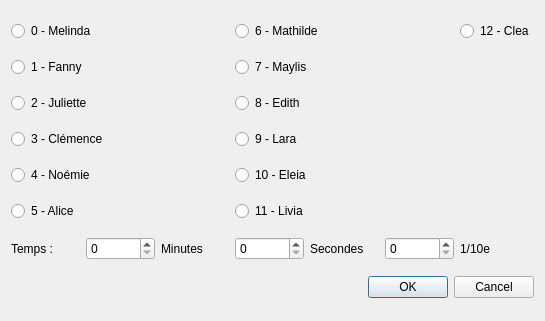
<?xml version="1.0" encoding="UTF-8"?>
<ui version="4.0">
 <class>lightEventUi</class>
 <widget class="QDialog" name="lightEventUi">
  <property name="geometry">
   <rect>
    <x>0</x>
    <y>0</y>
    <width>545</width>
    <height>321</height>
   </rect>
  </property>
  <property name="windowTitle">
   <string>Dialog</string>
  </property>
  <layout class="QGridLayout" name="gridLayout">
   <item row="6" column="0">
    <widget class="QLabel" name="label">
     <property name="text">
      <string>Temps : </string>
     </property>
    </widget>
   </item>
   <item row="6" column="1">
    <widget class="QSpinBox" name="spMinutes">
     <property name="maximum">
      <number>60</number>
     </property>
    </widget>
   </item>
   <item row="6" column="2">
    <widget class="QLabel" name="label_2">
     <property name="text">
      <string>Minutes</string>
     </property>
    </widget>
   </item>
   <item row="6" column="3">
    <widget class="QSpinBox" name="spSecondes">
     <property name="maximum">
      <number>60</number>
     </property>
    </widget>
   </item>
   <item row="6" column="4">
    <widget class="QLabel" name="label_3">
     <property name="text">
      <string>Secondes</string>
     </property>
    </widget>
   </item>
   <item row="6" column="5">
    <widget class="QSpinBox" name="spDixiemme">
     <property name="maximum">
      <number>100</number>
     </property>
    </widget>
   </item>
   <item row="6" column="6">
    <widget class="QLabel" name="label_4">
     <property name="text">
      <string>1/10e</string>
     </property>
    </widget>
   </item>
   <item row="7" column="0" colspan="7">
    <widget class="QDialogButtonBox" name="buttonBox">
     <property name="orientation">
      <enum>Qt::Horizontal</enum>
     </property>
     <property name="standardButtons">
      <set>QDialogButtonBox::Cancel|QDialogButtonBox::Ok</set>
     </property>
    </widget>
   </item>
   <item row="0" column="0" colspan="2">
    <widget class="QRadioButton" name="rdState00">
     <property name="text">
      <string>0 - Melinda</string>
     </property>
     <property name="autoExclusive">
      <bool>false</bool>
     </property>
    </widget>
   </item>
   <item row="1" column="0" colspan="2">
    <widget class="QRadioButton" name="rdState01">
     <property name="text">
      <string>1 - Fanny</string>
     </property>
     <property name="autoExclusive">
      <bool>false</bool>
     </property>
    </widget>
   </item>
   <item row="2" column="0" colspan="2">
    <widget class="QRadioButton" name="rdState02">
     <property name="text">
      <string>2 - Juliette</string>
     </property>
     <property name="autoExclusive">
      <bool>false</bool>
     </property>
    </widget>
   </item>
   <item row="3" column="0" colspan="2">
    <widget class="QRadioButton" name="rdState03">
     <property name="text">
      <string>3 - Clémence</string>
     </property>
     <property name="autoExclusive">
      <bool>false</bool>
     </property>
    </widget>
   </item>
   <item row="4" column="0" colspan="2">
    <widget class="QRadioButton" name="rdState04">
     <property name="text">
      <string>4 - Noémie</string>
     </property>
     <property name="autoExclusive">
      <bool>false</bool>
     </property>
    </widget>
   </item>
   <item row="5" column="0" colspan="2">
    <widget class="QRadioButton" name="rdState05">
     <property name="text">
      <string>5 - Alice</string>
     </property>
     <property name="autoExclusive">
      <bool>false</bool>
     </property>
    </widget>
   </item>
   <item row="0" column="3" colspan="2">
    <widget class="QRadioButton" name="rdState06">
     <property name="text">
      <string>6 - Mathilde</string>
     </property>
     <property name="autoExclusive">
      <bool>false</bool>
     </property>
    </widget>
   </item>
   <item row="1" column="3" colspan="2">
    <widget class="QRadioButton" name="rdState07">
     <property name="text">
      <string>7 - Maylis</string>
     </property>
     <property name="autoExclusive">
      <bool>false</bool>
     </property>
    </widget>
   </item>
   <item row="2" column="3" colspan="2">
    <widget class="QRadioButton" name="rdState08">
     <property name="text">
      <string>8 - Edith</string>
     </property>
     <property name="autoExclusive">
      <bool>false</bool>
     </property>
    </widget>
   </item>
   <item row="3" column="3" colspan="2">
    <widget class="QRadioButton" name="rdState09">
     <property name="text">
      <string>9 - Lara</string>
     </property>
     <property name="autoExclusive">
      <bool>false</bool>
     </property>
    </widget>
   </item>
   <item row="4" column="3" colspan="2">
    <widget class="QRadioButton" name="rdState10">
     <property name="text">
      <string>10 - Eleia</string>
     </property>
     <property name="autoExclusive">
      <bool>false</bool>
     </property>
    </widget>
   </item>
   <item row="5" column="3" colspan="2">
    <widget class="QRadioButton" name="rdState11">
     <property name="text">
      <string>11 - Livia</string>
     </property>
     <property name="autoExclusive">
      <bool>false</bool>
     </property>
    </widget>
   </item>
   <item row="0" column="6">
    <widget class="QRadioButton" name="rdState12">
     <property name="text">
      <string>12 - Clea</string>
     </property>
     <property name="autoExclusive">
      <bool>false</bool>
     </property>
    </widget>
   </item>
  </layout>
 </widget>
 <resources/>
 <connections>
  <connection>
   <sender>buttonBox</sender>
   <signal>accepted()</signal>
   <receiver>lightEventUi</receiver>
   <slot>accept()</slot>
   <hints>
    <hint type="sourcelabel">
     <x>248</x>
     <y>254</y>
    </hint>
    <hint type="destinationlabel">
     <x>157</x>
     <y>274</y>
    </hint>
   </hints>
  </connection>
  <connection>
   <sender>buttonBox</sender>
   <signal>rejected()</signal>
   <receiver>lightEventUi</receiver>
   <slot>reject()</slot>
   <hints>
    <hint type="sourcelabel">
     <x>316</x>
     <y>260</y>
    </hint>
    <hint type="destinationlabel">
     <x>286</x>
     <y>274</y>
    </hint>
   </hints>
  </connection>
 </connections>
</ui>
